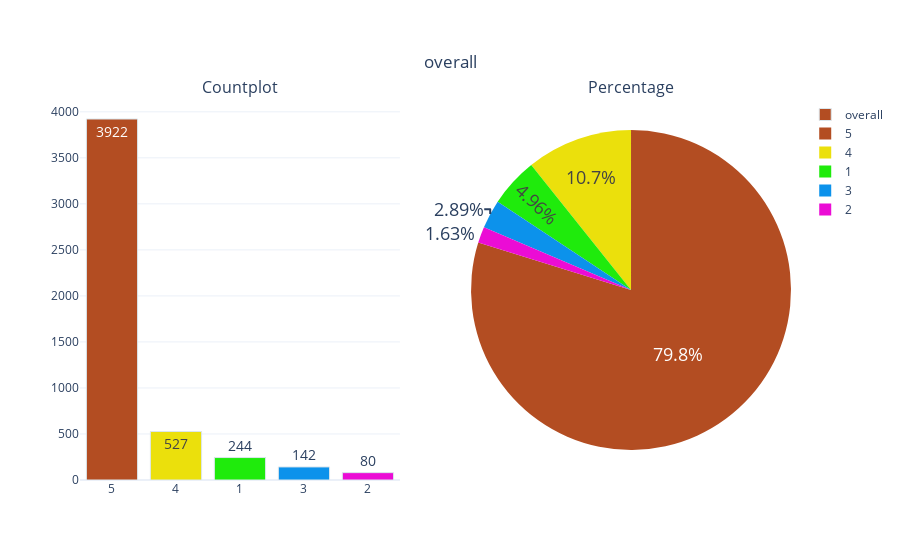

The cell this chart's notebook holds for it:
### Code cell
categorical_variable_summary(df, 'overall')

### Figure 1 — Plotly figure (JSON) as saved in the notebook; plotly's stock layout.template omitted (floating-point values rounded to 4 significant figures)
{"data": [{"marker": {"color": ["#B34D22", "#EBE00C", "#1FEB0C", "#0C92EB", "#EB0CD5"], "line": {"color": "#DBE6EC", "width": 1}}, "name": "overall", "showlegend": true, "text": ["3922", "527", "244", "142", "80"], "textfont": {"size": 14}, "textposition": "auto", "type": "bar", "x": ["5", "4", "1", "3", "2"], "xaxis": "x", "y": [3922, 527, 244, 142, 80], "yaxis": "y"}, {"domain": {"x": [0.55, 1], "y": [0, 1]}, "labels": [5, 4, 1, 3, 2], "marker": {"colors": ["#B34D22", "#EBE00C", "#1FEB0C", "#0C92EB", "#EB0CD5"]}, "name": "overall", "showlegend": true, "textfont": {"size": 18}, "textposition": "auto", "type": "pie", "values": [3922, 527, 244, 142, 80]}], "layout": {"annotations": [{"font": {"size": 16}, "showarrow": false, "text": "Countplot", "x": 0.225, "xanchor": "center", "xref": "paper", "y": 1, "yanchor": "bottom", "yref": "paper"}, {"font": {"size": 16}, "showarrow": false, "text": "Percentage", "x": 0.775, "xanchor": "center", "xref": "paper", "y": 1, "yanchor": "bottom", "yref": "paper"}], "title": {"text": "overall", "x": 0.5, "xanchor": "center", "y": 0.9, "yanchor": "top"}, "xaxis": {"anchor": "y", "domain": [0, 0.45]}, "yaxis": {"anchor": "x", "domain": [0, 1]}}}
